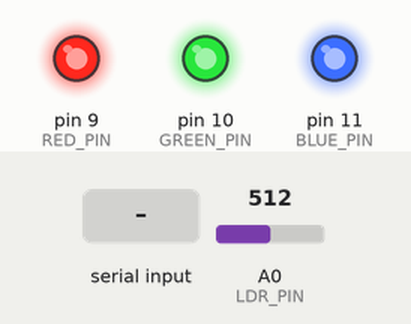
Recording of a sketch running on a simulated Arduino Uno, built with avr-gcc and run on an emulated ATmega328P. Parts: output pins drawn as LEDs (lit = HIGH). The inputs (shaded band) are chosen by the test bench; at power-on: A0 (LDR_PIN) = 512. What the sketch prints to the serial monitor is not drawn.

Above: at 1.2 s.
1.3 s: "r" received over Serial
At 1.46 s:
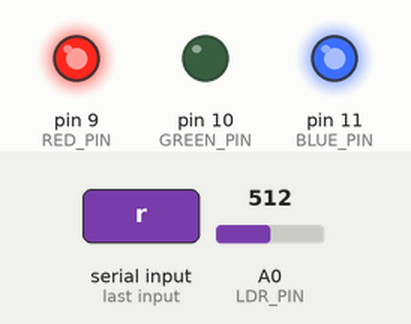
Timing chart, 0 to 4.3 s (numbered marks = the images above; inputs shaded):
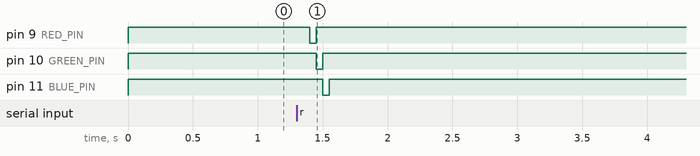

The sketch:

ColourSensor.ino
```cpp
/* Senses colour by shining red, green then blue
 * light on a sample and recording the corresponding
 * reflected light level.
 *
 * Raw colour values are sent via serial to be
 * interpreted.
 */

const int RED_PIN = 9;
const int GREEN_PIN = 10;
const int BLUE_PIN = 11;
const int LDR_PIN = 0;

int redValue, greenValue, blueValue;
char buffer[10];

void setup() {
  pinMode(RED_PIN, OUTPUT);
  pinMode(GREEN_PIN, OUTPUT);
  pinMode(BLUE_PIN, OUTPUT);

  digitalWrite(RED_PIN, HIGH);
  digitalWrite(GREEN_PIN, HIGH);
  digitalWrite(BLUE_PIN, HIGH);

  Serial.begin(9600);
  Serial.flush();
}

void loop() {
  if (Serial.available() > 0) {          //will only call the scan function if "read" is received
    delay(100);

    int nChar = Serial.available();
    if (nChar >= 4) {
      nChar = 4;
    }

    int i = 0;
    while (nChar--) {
      buffer[i++] = Serial.read();
    }

    evaluate(buffer);
  }
}

void evaluate(char* data) {
  if (data[0] == 'r') {
    scan();
  }

  for (int i = 0; i < 5; i++) {
    buffer[i] = '\0';
  }

  Serial.flush();
}

void scan() {
  digitalWrite(RED_PIN, LOW);
  delay(50);
  redValue = reduceToByte(analogRead(LDR_PIN));
  digitalWrite(RED_PIN, HIGH);

  digitalWrite(GREEN_PIN, LOW);
  delay(50);
  greenValue = reduceToByte(analogRead(LDR_PIN));
  digitalWrite(GREEN_PIN, HIGH);

  digitalWrite(BLUE_PIN, LOW);
  delay(50);
  blueValue = reduceToByte(analogRead(LDR_PIN));
  digitalWrite(BLUE_PIN, HIGH);

  Serial.print(redValue);
  Serial.print(" ");
  Serial.print(greenValue);
  Serial.print(" ");
  Serial.println(blueValue);
}

int reduceToByte(int value) {
  float fValue = float(value);
  float prop = (255.0*fValue)/1023.0;
  prop = constrain(prop, 0.0, 255.0);
  prop += 0.5;
  return int(prop);
}
```

Measured:
- after the input at 1.3 s, pin 9 (RED_PIN): HIGH → LOW after 0.10 s, → HIGH 0.05 s later; pin 10 (GREEN_PIN): HIGH → LOW after 0.15 s, → HIGH 0.05 s later; pin 11 (BLUE_PIN): HIGH → LOW after 0.20 s, → HIGH 0.05 s later
